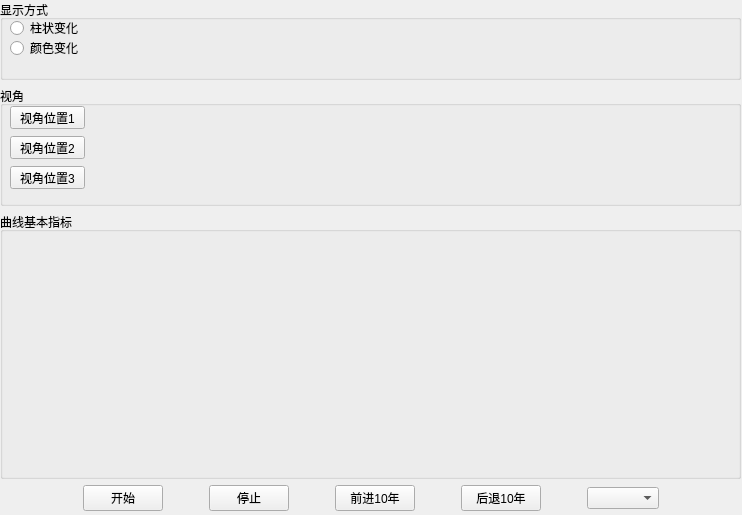
<?xml version="1.0" encoding="UTF-8"?>
<ui version="4.0">
 <class>MapType1</class>
 <widget class="QWidget" name="MapType1">
  <property name="geometry">
   <rect>
    <x>0</x>
    <y>0</y>
    <width>742</width>
    <height>515</height>
   </rect>
  </property>
  <property name="windowTitle">
   <string>Form</string>
  </property>
  <widget class="QWidget" name="layoutWidget">
   <property name="geometry">
    <rect>
     <x>0</x>
     <y>0</y>
     <width>741</width>
     <height>511</height>
    </rect>
   </property>
   <layout class="QVBoxLayout" name="verticalLayout_main">
    <item>
     <layout class="QHBoxLayout" name="horizontalLayout_3" stretch="9,1">
      <item>
       <layout class="QHBoxLayout" name="horizontalLayout_2">
        <property name="sizeConstraint">
         <enum>QLayout::SetDefaultConstraint</enum>
        </property>
       </layout>
      </item>
      <item>
       <layout class="QVBoxLayout" name="verticalLayout_6" stretch="0,0,0">
        <item>
         <widget class="QGroupBox" name="groupBox_3">
          <property name="minimumSize">
           <size>
            <width>10</width>
            <height>80</height>
           </size>
          </property>
          <property name="title">
           <string>显示方式</string>
          </property>
          <widget class="QRadioButton" name="barRadio">
           <property name="geometry">
            <rect>
             <x>10</x>
             <y>20</y>
             <width>71</width>
             <height>16</height>
            </rect>
           </property>
           <property name="text">
            <string>柱状变化</string>
           </property>
          </widget>
          <widget class="QRadioButton" name="colorRadio">
           <property name="geometry">
            <rect>
             <x>10</x>
             <y>40</y>
             <width>71</width>
             <height>16</height>
            </rect>
           </property>
           <property name="text">
            <string>颜色变化</string>
           </property>
          </widget>
         </widget>
        </item>
        <item>
         <widget class="QGroupBox" name="groupBox_2">
          <property name="minimumSize">
           <size>
            <width>0</width>
            <height>120</height>
           </size>
          </property>
          <property name="title">
           <string>视角</string>
          </property>
          <widget class="QPushButton" name="posBtn1">
           <property name="geometry">
            <rect>
             <x>10</x>
             <y>20</y>
             <width>75</width>
             <height>23</height>
            </rect>
           </property>
           <property name="text">
            <string>视角位置1</string>
           </property>
          </widget>
          <widget class="QPushButton" name="posBtn2">
           <property name="geometry">
            <rect>
             <x>10</x>
             <y>50</y>
             <width>75</width>
             <height>23</height>
            </rect>
           </property>
           <property name="text">
            <string>视角位置2</string>
           </property>
          </widget>
          <widget class="QPushButton" name="posBtn3">
           <property name="geometry">
            <rect>
             <x>10</x>
             <y>80</y>
             <width>75</width>
             <height>23</height>
            </rect>
           </property>
           <property name="text">
            <string>视角位置3</string>
           </property>
          </widget>
         </widget>
        </item>
        <item>
         <widget class="QGroupBox" name="groupBox">
          <property name="sizePolicy">
           <sizepolicy hsizetype="Preferred" vsizetype="Expanding">
            <horstretch>0</horstretch>
            <verstretch>0</verstretch>
           </sizepolicy>
          </property>
          <property name="minimumSize">
           <size>
            <width>0</width>
            <height>100</height>
           </size>
          </property>
          <property name="title">
           <string>曲线基本指标</string>
          </property>
          <widget class="QWidget" name="verticalLayoutWidget_2">
           <property name="geometry">
            <rect>
             <x>20</x>
             <y>20</y>
             <width>80</width>
             <height>111</height>
            </rect>
           </property>
           <layout class="QVBoxLayout" name="verticalLayout">
            <property name="spacing">
             <number>10</number>
            </property>
            <property name="margin">
             <number>5</number>
            </property>
           </layout>
          </widget>
         </widget>
        </item>
       </layout>
      </item>
     </layout>
    </item>
    <item>
     <layout class="QHBoxLayout" name="horizontalLayout">
      <item>
       <spacer name="horizontalSpacer">
        <property name="orientation">
         <enum>Qt::Horizontal</enum>
        </property>
        <property name="sizeHint" stdset="0">
         <size>
          <width>40</width>
          <height>20</height>
         </size>
        </property>
       </spacer>
      </item>
      <item>
       <widget class="QPushButton" name="playButton">
        <property name="text">
         <string>开始</string>
        </property>
       </widget>
      </item>
      <item>
       <spacer name="horizontalSpacer_2">
        <property name="orientation">
         <enum>Qt::Horizontal</enum>
        </property>
        <property name="sizeType">
         <enum>QSizePolicy::Fixed</enum>
        </property>
        <property name="sizeHint" stdset="0">
         <size>
          <width>40</width>
          <height>20</height>
         </size>
        </property>
       </spacer>
      </item>
      <item>
       <widget class="QPushButton" name="stopButton">
        <property name="text">
         <string>停止</string>
        </property>
       </widget>
      </item>
      <item>
       <spacer name="horizontalSpacer_3">
        <property name="orientation">
         <enum>Qt::Horizontal</enum>
        </property>
        <property name="sizeType">
         <enum>QSizePolicy::Fixed</enum>
        </property>
        <property name="sizeHint" stdset="0">
         <size>
          <width>40</width>
          <height>20</height>
         </size>
        </property>
       </spacer>
      </item>
      <item>
       <widget class="QPushButton" name="advance10YearButton">
        <property name="text">
         <string>前进10年</string>
        </property>
       </widget>
      </item>
      <item>
       <spacer name="horizontalSpacer_4">
        <property name="orientation">
         <enum>Qt::Horizontal</enum>
        </property>
        <property name="sizeType">
         <enum>QSizePolicy::Fixed</enum>
        </property>
        <property name="sizeHint" stdset="0">
         <size>
          <width>40</width>
          <height>20</height>
         </size>
        </property>
       </spacer>
      </item>
      <item>
       <widget class="QPushButton" name="back10YearButton">
        <property name="text">
         <string>后退10年</string>
        </property>
       </widget>
      </item>
      <item>
       <spacer name="horizontalSpacer_5">
        <property name="orientation">
         <enum>Qt::Horizontal</enum>
        </property>
        <property name="sizeType">
         <enum>QSizePolicy::Fixed</enum>
        </property>
        <property name="sizeHint" stdset="0">
         <size>
          <width>40</width>
          <height>20</height>
         </size>
        </property>
       </spacer>
      </item>
      <item>
       <widget class="QComboBox" name="comboBox"/>
      </item>
      <item>
       <spacer name="horizontalSpacer_6">
        <property name="orientation">
         <enum>Qt::Horizontal</enum>
        </property>
        <property name="sizeHint" stdset="0">
         <size>
          <width>40</width>
          <height>20</height>
         </size>
        </property>
       </spacer>
      </item>
     </layout>
    </item>
   </layout>
  </widget>
 </widget>
 <resources/>
 <connections/>
</ui>
